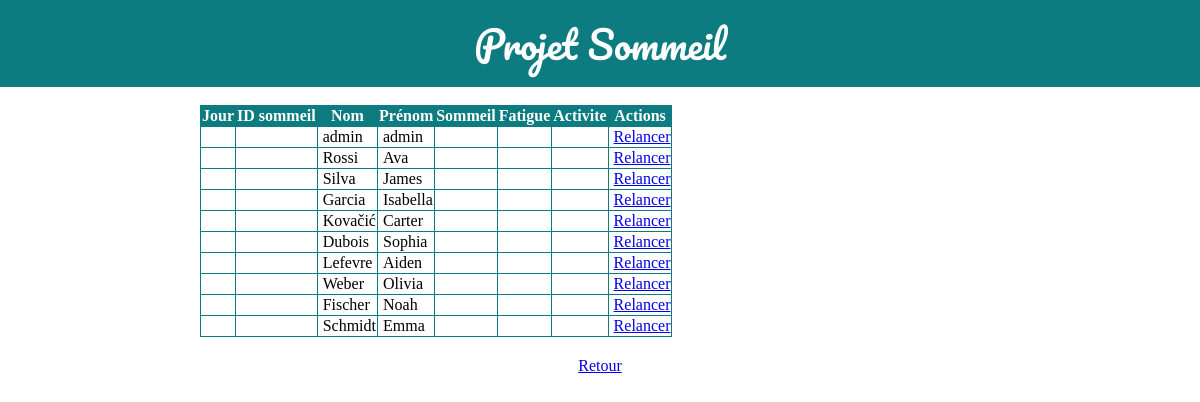
The app's page /admin/relance.php (signed in) with its own data.
### tables this page shows
CREATE TABLE `utilisateur` (
  `id` int(11) NOT NULL,
  `prenom` varchar(255) NOT NULL,
  `email` varchar(255) NOT NULL,
  `password` varchar(255) NOT NULL,
  `role` int(11) NOT NULL,
  `date_naissance` date NOT NULL,
  `genre` int(11) NOT NULL,
  `internat` tinyint(1) NOT NULL DEFAULT 0,
  `date_creation` datetime NOT NULL DEFAULT current_timestamp(),
  `date_derniere_connexion` datetime NOT NULL DEFAULT current_timestamp(),
  `id_famille` int(11) NOT NULL,
  `admin` tinyint(1) NOT NULL DEFAULT 0
);

CREATE TABLE `famille` (
  `id` int(11) NOT NULL,
  `nom` varchar(25) NOT NULL
);

### bdd.php (called while the page is built, shortened)
<?
function quiquimanque($mysqlConnection)
{
	$statment = $mysqlConnection->prepare("SELECT
	id_sommeil, jour,
	utilisateur.id,
	utilisateur.prenom,
	famille.nom,
	/*DATE_FORMAT(coucher, '%d/%m') AS date_coucher,
  DATE_FORMAT(coucher, '%Hh%i') AS heure_coucher,
  DATE_FORMAT(endormissement, '%Hh%i') AS heure_endormissement,
  DATE_FORMAT(lever, '%Hh%i') AS heure_lever,*/
  coucher, endormissement, lever,
  TIME_FORMAT(TIMEDIFF(lever, endormissement), '%kh%i') AS temps_sommeil,
	fatigue,
	activite.libelle AS activite,
	sommeil.id_campagne
  FROM
	utilisateur
	LEFT JOIN sommeil ON utilisateur.id = sommeil.id_utilisateur AND jour = 'Nuit ".noJour($mysqlConnection)."'
	LEFT JOIN famille ON famille.id = utilisateur.id_famille
	LEFT JOIN activite ON activite.id = sommeil.activite
  ORDER BY
	id_campagne desc, id_sommeil desc;
  ");
	$statment->execute([]);
	return $statment->fetchAll();
}
function noJour($mysqlConnection)
{
	$statment = $mysqlConnection->prepare("SELECT DATEDIFF(CURDATE(), date_debut)+1 AS jour_actuel
	FROM campagne
	WHERE CURDATE() BETWEEN date_debut AND date_fin");
	$statment->execute();
	return $statment->fetchColumn();
}

### admin/relance.php (the view, shortened to what this page needs)
<?
include "verification.php";
$rows = quiquimanque($pdo);
?>
<!DOCTYPE html>
<html>
<head>
    <link rel="stylesheet" href="../style.css" media="screen" type="text/css" />
</head>
<body>
    <header>Projet Sommeil</header>
    <div id="container">
        <table>
            <thead>
                <tr>
                    <th>Jour</th>
                    <th>ID sommeil</th>
                    <th>Nom</th>
                    <th>Prénom</th>
                    <th>Sommeil</a></th>
                    <th>Fatigue</th>
                    <th>Activite</th>
                    <th>Actions</th>
                </tr>
            </thead>
            <tbody>
                <?php
                foreach ($rows as $row) {
                    echo "<tr>";
                    echo "<td>" . $row['jour'] . "</td>";
                    echo "<td>" . $row['id_sommeil'] . "</td>";
                    echo "<td>" . $row['nom'] . "</td>";
                    echo "<td>" . $row['prenom'] . "</td>";
                    echo "<td>" . $row['temps_sommeil'] . "</td>";
                    echo "<td>" . $row['fatigue'] . "</td>";
                    echo "<td>" . $row['activite'] . "</td>";
                    echo "<td><a onclick=\"return confirm('Êtes-vous sûr de vouloir relancer cet utilisateur ?')\" href='relance_sommeil.php?id=" . $row['id'] . "'>Relancer</a></td>";
                    echo "</tr>";
                }
                ?>
            </tbody>
        </table>
    </div>
    <footer><a href="index.php">Retour</a></footer>
</body>
</html>

### style.css (style rules this page uses)
body { font-family: Cambria, Cochin, Georgia, Times, 'Times New Roman', serif; padding: 0; margin: 0; }
#container { max-width: 800px; margin: 0 auto; padding: 0 20px 20px 20px; }
header { margin: 0 auto; padding: 10px; text-align: center; font-family: 'DotGothic16', 'Pacifico', Cambria, Cochin, Georgia, Times, 'Times New Roman', serif;; font-family: 'Pacifico', cursive; background-color: rgb(12, 124, 128); color:white; font-size: 38px; }
div { margin-bottom: 10px; }
footer { text-align: center; }
table, td, tr, th { border: 1px solid rgb(12, 124, 128); border-collapse: collapse; }
td { padding-left: 5px; }
th { background-color: #0c7c80; color: white; }

### records on screen
utilisateur: id_famille.nom "admin", prenom "admin"
utilisateur: id_famille.nom "Rossi", prenom "Ava"
utilisateur: id_famille.nom "Silva", prenom "James"
utilisateur: id_famille.nom "Garcia", prenom "Isabella"
utilisateur: id_famille.nom "Kovačić", prenom "Carter"
utilisateur: id_famille.nom "Dubois", prenom "Sophia"
utilisateur: id_famille.nom "Lefevre", prenom "Aiden"
utilisateur: id_famille.nom "Weber", prenom "Olivia"
utilisateur: id_famille.nom "Fischer", prenom "Noah"
utilisateur: id_famille.nom "Schmidt", prenom "Emma"
